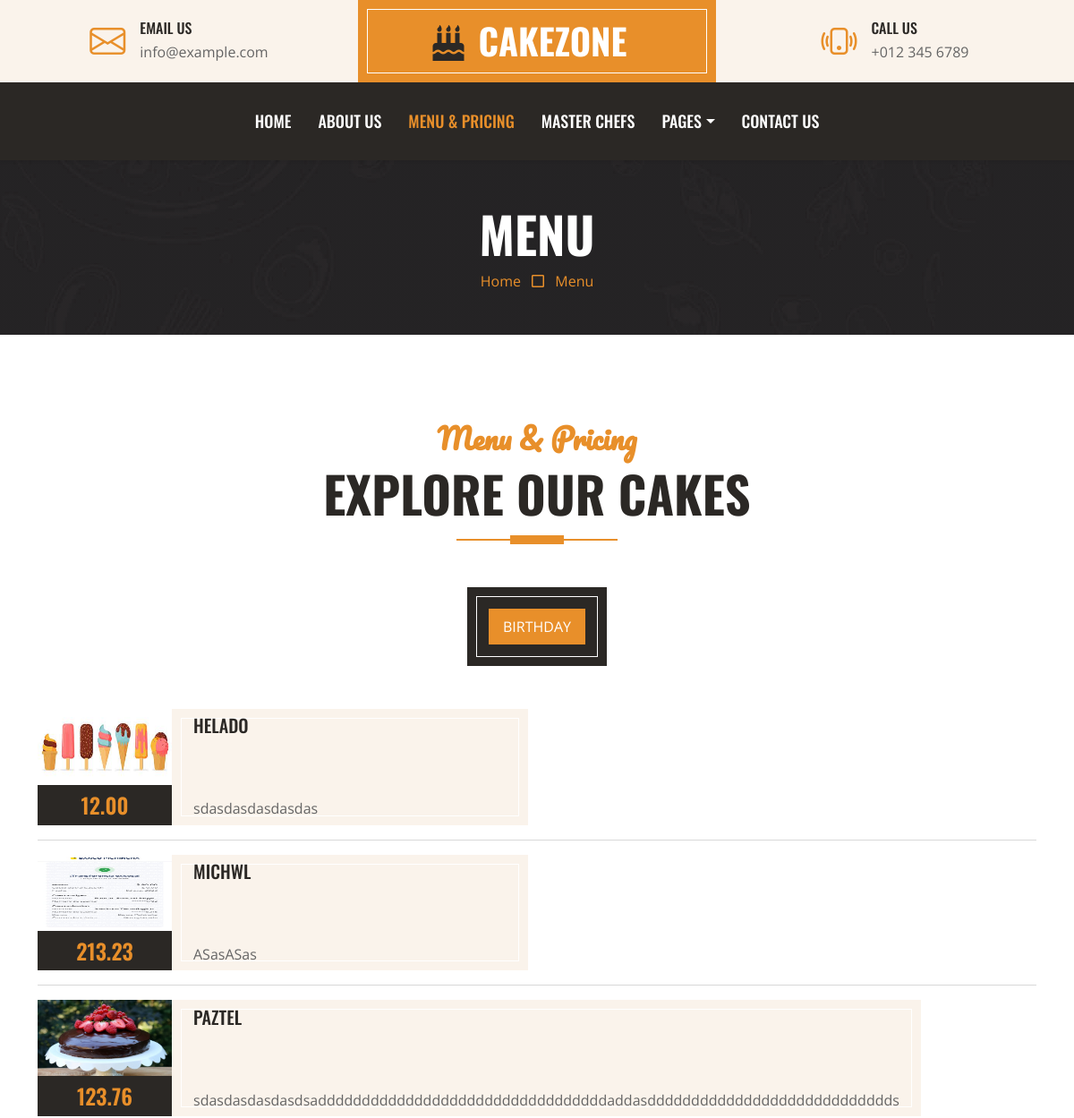
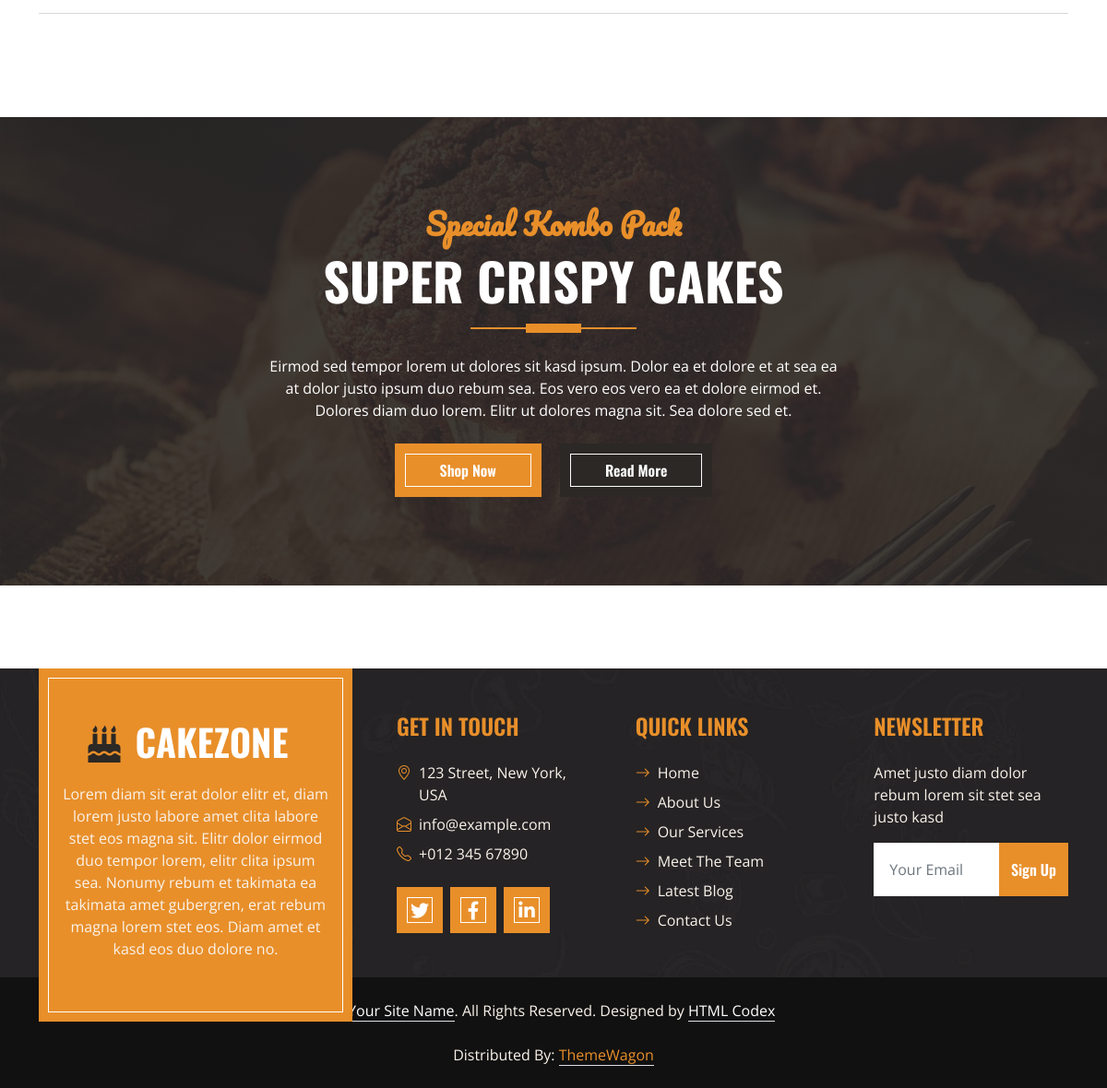
The app's page /menu/ with its own data (2 pictures, top to bottom).
### menu/models.py (models this page shows, shortened)
class Menu(models.Model): #heredando de la clase modelo que brinda Django
     title= models.CharField(max_length=200, verbose_name="Titulo")
     description=models.TextField(verbose_name="Descripcion")
     image=models.ImageField(verbose_name="Imagen", upload_to="project")
     price=models.CharField(null=True, max_length=200, verbose_name="Precio")
     created=models.DateTimeField(
         auto_now_add=True, verbose_name="Fecha de creacion")
     update=models.DateTimeField(
         auto_now=True, verbose_name="Fecha de actualizacion")
     class Meta:   #Modificaciones extendidas del modelo
         verbose_name = "Menu"
         verbose_name_plural = "Menus"
         ordering = ["-created"]

### menu/views.py (the view)
# urls.py: path('' ,views.menu, name ="menu"),
def menu (request):
    menu=Menu.objects.all()#listamos los servicios
    return render (request, "menu/menu.html", {'menu':menu})

### social/processors.py (called while the page is built)
def ctx_dict(request):
    ctx={}
    link=Link.objects.all()
    for links in link:
        ctx[links.key]= links.url #llenamos el diccionario
    return ctx

### menu/templates/menu/menu.html (shortened to what this page needs)
{% extends 'core/base.html' %}
{%block content%}
{%load static%}
    <div class="container-fluid bg-dark bg-img p-5 mb-5">
        <div class="row">
            <div class="col-12 text-center">
                <h1 class="display-4 text-uppercase text-white">Menu</h1>
                <a href="{%url 'home'%}">Home</a>
                <i class="far fa-square text-primary px-2"></i>
                <a href="{%url 'menu'%}">Menu</a>
            </div>
        </div>
    </div>
    <div class="container-fluid about py-5">
        <div class="container">
            <div class="section-title position-relative text-center mx-auto mb-5 pb-3" style="max-width: 600px;">
                <h2 class="text-primary font-secondary">Menu & Pricing</h2>
                <h1 class="display-4 text-uppercase">Explore Our Cakes</h1>
            </div>
            <div class="tab-class text-center">
                <ul class="nav nav-pills d-inline-flex justify-content-center bg-dark text-uppercase border-inner p-4 mb-5">
                    <li class="nav-item">
                        <a class="nav-link text-white active" data-bs-toggle="pill" href="#tab-1">Birthday</a>
                    </li>
                </ul>
                <div class="tab-content">
                    <div id="tab-1" class="tab-pane fade show p-0 active">
                     {%for menus in menu%}
                        <div class="row g-3">
                            <div class="col-lg-6">
                                <div class="d-flex h-100">
                                    <div class="flex-shrink-0">
                                        <img class="img-fluid" src="{{menus.image.url}}" alt="" style="width: 150px; height: 85px;">
                                        <h4 class="bg-dark text-primary p-2 m-0">{{menus.price}}</h4>
                                    </div>
                                    <div class="d-flex flex-column justify-content-center text-start bg-secondary border-inner px-4">
                                        <h5 class="text-uppercase" style="width: 350px; height: 85px;">{{menus.title}}</h5>
                                        <span>{{menus.description}}</span>
                                    </div>
                                </div>
                             </div>
                        </div>
                        <hr>
                         {%endfor%}
                    </div>
                </div>
            </div>
        </div>
    </div>
    <div class="container-fluid bg-offer my-5 py-5">
        <div class="container py-5">
            <div class="row gx-5 justify-content-center">
                <div class="col-lg-7 text-center">
                    <div class="section-title position-relative text-center mx-auto mb-4 pb-3" style="max-width: 600px;">
                        <h2 class="text-primary font-secondary">Special Kombo Pack</h2>
                        <h1 class="display-4 text-uppercase text-white">Super Crispy Cakes</h1>
                    </div>
                    <p class="text-white mb-4">Eirmod sed tempor lorem ut dolores sit kasd ipsum. Dolor ea et dolore et at sea ea at dolor justo ipsum duo rebum sea. Eos vero eos vero ea et dolore eirmod et. Dolores diam duo lorem. Elitr ut dolores magna sit. Sea dolore sed et.</p>
                    <a href="" class="btn btn-primary border-inner py-3 px-5 me-3">Shop Now</a>
                    <a href="" class="btn btn-dark border-inner py-3 px-5">Read More</a>
                </div>
            </div>
        </div>
    </div>
{%endblock%}

### core/static/core/css/style.css (style rules this page uses)
:root { --primary: #E88F2A; --secondary: #FAF3EB; --light: #FFFFFF; --dark: #2B2825; }
.font-secondary { font-family: 'Pacifico', cursive; }
h1, h2, .font-weight-bold { font-weight: 700 !important; }
h3, h4, .font-weight-semi-bold { font-weight: 600 !important; }
h5, h6, .font-weight-medium { font-weight: 500 !important; }
.btn { font-family: 'Oswald', sans-serif; font-weight: 600; transition: .5s; }
.btn-primary { color: #FFFFFF; }
.border-inner { position: relative; }
.border-inner * { position: relative; z-index: 1; }
.border-inner::before { position: absolute; content: ""; top: 10px; right: 10px; bottom: 10px; left: 10px; background: none; border: 1px solid var(--light); z-index: 0; }
.section-title::before { position: absolute; content: ""; width: 60px; height: 10px; left: 50%; bottom: 0; margin-left: -30px; background: var(--primary); }
.section-title::after { position: absolute; content: ""; width: 180px; height: 2px; left: 50%; bottom: 4px; margin-left: -90px; background: var(--primary); }
.bg-offer { background: linear-gradient(rgba(43, 40, 37, .9), rgba(43, 40, 37, .9)), url(../img/offer.jpg) center center no-repeat; background-size: cover; }
.bg-img { background: linear-gradient(rgba(43, 40, 37, .5), rgba(43, 40, 37, .5)), url(../img/bg.jpg) center center no-repeat; background-size: cover; }

### records on screen
Menu: image (picture), price "12.00", title "HELADO", description "sdasdasdasdasdas"
Menu: image (picture), price "213.23", title "MICHWL", description "ASasASas"
Menu: image (picture), price "123.76", title "PAZTEL", description "sdasdasdasdasdsadddddddddddddddddddddddddddddddddaddasdddddddddddddddddddddddddddds"
